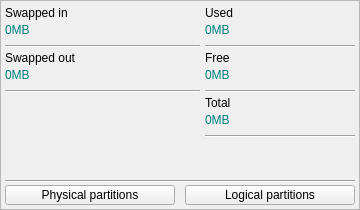
     <widget class="QFrame" name="swapexdt">
      <property name="geometry">
       <rect>
        <x>580</x>
        <y>240</y>
        <width>360</width>
        <height>210</height>
       </rect>
      </property>
      <property name="sizePolicy">
       <sizepolicy hsizetype="Fixed" vsizetype="Fixed">
        <horstretch>0</horstretch>
        <verstretch>0</verstretch>
       </sizepolicy>
      </property>
      <property name="minimumSize">
       <size>
        <width>360</width>
        <height>210</height>
       </size>
      </property>
      <property name="maximumSize">
       <size>
        <width>360</width>
        <height>210</height>
       </size>
      </property>
      <property name="frameShape">
       <enum>QFrame::StyledPanel</enum>
      </property>
      <property name="frameShadow">
       <enum>QFrame::Raised</enum>
      </property>
      <widget class="QLabel" name="swapsonm">
       <property name="geometry">
        <rect>
         <x>5</x>
         <y>65</y>
         <width>195</width>
         <height>20</height>
        </rect>
       </property>
       <property name="sizePolicy">
        <sizepolicy hsizetype="Fixed" vsizetype="Fixed">
         <horstretch>0</horstretch>
         <verstretch>0</verstretch>
        </sizepolicy>
       </property>
       <property name="minimumSize">
        <size>
         <width>195</width>
         <height>20</height>
        </size>
       </property>
       <property name="maximumSize">
        <size>
         <width>195</width>
         <height>20</height>
        </size>
       </property>
       <property name="styleSheet">
        <string notr="true">font: 15pt &quot;JetBrains Mono&quot;;
color: #008080;</string>
       </property>
       <property name="text">
        <string>0MB</string>
       </property>
      </widget>
      <widget class="Line" name="swapexl2">
       <property name="geometry">
        <rect>
         <x>5</x>
         <y>90</y>
         <width>195</width>
         <height>3</height>
        </rect>
       </property>
       <property name="sizePolicy">
        <sizepolicy hsizetype="Fixed" vsizetype="Fixed">
         <horstretch>0</horstretch>
         <verstretch>0</verstretch>
        </sizepolicy>
       </property>
       <property name="minimumSize">
        <size>
         <width>195</width>
         <height>3</height>
        </size>
       </property>
       <property name="maximumSize">
        <size>
         <width>195</width>
         <height>3</height>
        </size>
       </property>
       <property name="orientation">
        <enum>Qt::Horizontal</enum>
       </property>
      </widget>
      <widget class="QLabel" name="swapsinm">
       <property name="geometry">
        <rect>
         <x>5</x>
         <y>20</y>
         <width>195</width>
         <height>20</height>
        </rect>
       </property>
       <property name="sizePolicy">
        <sizepolicy hsizetype="Fixed" vsizetype="Fixed">
         <horstretch>0</horstretch>
         <verstretch>0</verstretch>
        </sizepolicy>
       </property>
       <property name="minimumSize">
        <size>
         <width>195</width>
         <height>20</height>
        </size>
       </property>
       <property name="maximumSize">
        <size>
         <width>195</width>
         <height>20</height>
        </size>
       </property>
       <property name="styleSheet">
        <string notr="true">font: 15pt &quot;JetBrains Mono&quot;;
color: #008080;</string>
       </property>
       <property name="text">
        <string>0MB</string>
       </property>
      </widget>
      <widget class="Line" name="swapexl1">
       <property name="geometry">
        <rect>
         <x>5</x>
         <y>45</y>
         <width>195</width>
         <height>3</height>
        </rect>
       </property>
       <property name="sizePolicy">
        <sizepolicy hsizetype="Fixed" vsizetype="Fixed">
         <horstretch>0</horstretch>
         <verstretch>0</verstretch>
        </sizepolicy>
       </property>
       <property name="minimumSize">
        <size>
         <width>195</width>
         <height>3</height>
        </size>
       </property>
       <property name="maximumSize">
        <size>
         <width>195</width>
         <height>3</height>
        </size>
       </property>
       <property name="orientation">
        <enum>Qt::Horizontal</enum>
       </property>
      </widget>
      <widget class="QLabel" name="swapsolb">
       <property name="geometry">
        <rect>
         <x>5</x>
         <y>50</y>
         <width>195</width>
         <height>15</height>
        </rect>
       </property>
       <property name="sizePolicy">
        <sizepolicy hsizetype="Fixed" vsizetype="Fixed">
         <horstretch>0</horstretch>
         <verstretch>0</verstretch>
        </sizepolicy>
       </property>
       <property name="minimumSize">
        <size>
         <width>195</width>
         <height>15</height>
        </size>
       </property>
       <property name="maximumSize">
        <size>
         <width>195</width>
         <height>15</height>
        </size>
       </property>
       <property name="styleSheet">
        <string notr="true">font: 10pt &quot;Inter&quot;;</string>
       </property>
       <property name="text">
        <string>Swapped out</string>
       </property>
      </widget>
      <widget class="QLabel" name="swapsilb">
       <property name="geometry">
        <rect>
         <x>5</x>
         <y>5</y>
         <width>195</width>
         <height>15</height>
        </rect>
       </property>
       <property name="sizePolicy">
        <sizepolicy hsizetype="Fixed" vsizetype="Fixed">
         <horstretch>0</horstretch>
         <verstretch>0</verstretch>
        </sizepolicy>
       </property>
       <property name="minimumSize">
        <size>
         <width>195</width>
         <height>15</height>
        </size>
       </property>
       <property name="maximumSize">
        <size>
         <width>195</width>
         <height>15</height>
        </size>
       </property>
       <property name="styleSheet">
        <string notr="true">font: 10pt &quot;Inter&quot;;</string>
       </property>
       <property name="text">
        <string>Swapped in</string>
       </property>
      </widget>
      <widget class="QLabel" name="swapttlb">
       <property name="geometry">
        <rect>
         <x>205</x>
         <y>95</y>
         <width>150</width>
         <height>15</height>
        </rect>
       </property>
       <property name="sizePolicy">
        <sizepolicy hsizetype="Fixed" vsizetype="Fixed">
         <horstretch>0</horstretch>
         <verstretch>0</verstretch>
        </sizepolicy>
       </property>
       <property name="minimumSize">
        <size>
         <width>150</width>
         <height>15</height>
        </size>
       </property>
       <property name="maximumSize">
        <size>
         <width>150</width>
         <height>15</height>
        </size>
       </property>
       <property name="styleSheet">
        <string notr="true">font: 10pt &quot;Inter&quot;;</string>
       </property>
       <property name="text">
        <string>Total</string>
       </property>
      </widget>
      <widget class="Line" name="swapexl4">
       <property name="geometry">
        <rect>
         <x>205</x>
         <y>90</y>
         <width>150</width>
         <height>3</height>
        </rect>
       </property>
       <property name="sizePolicy">
        <sizepolicy hsizetype="Fixed" vsizetype="Fixed">
         <horstretch>0</horstretch>
         <verstretch>0</verstretch>
        </sizepolicy>
       </property>
       <property name="minimumSize">
        <size>
         <width>150</width>
         <height>3</height>
        </size>
       </property>
       <property name="maximumSize">
        <size>
         <width>150</width>
         <height>3</height>
        </size>
       </property>
       <property name="orientation">
        <enum>Qt::Horizontal</enum>
       </property>
      </widget>
      <widget class="QLabel" name="swapfrlb">
       <property name="geometry">
        <rect>
         <x>205</x>
         <y>50</y>
         <width>150</width>
         <height>15</height>
        </rect>
       </property>
       <property name="sizePolicy">
        <sizepolicy hsizetype="Fixed" vsizetype="Fixed">
         <horstretch>0</horstretch>
         <verstretch>0</verstretch>
        </sizepolicy>
       </property>
       <property name="minimumSize">
        <size>
         <width>150</width>
         <height>15</height>
        </size>
       </property>
       <property name="maximumSize">
        <size>
         <width>150</width>
         <height>15</height>
        </size>
       </property>
       <property name="styleSheet">
        <string notr="true">font: 10pt &quot;Inter&quot;;</string>
       </property>
       <property name="text">
        <string>Free</string>
       </property>
      </widget>
      <widget class="Line" name="swapexl5">
       <property name="geometry">
        <rect>
         <x>205</x>
         <y>135</y>
         <width>150</width>
         <height>3</height>
        </rect>
       </property>
       <property name="sizePolicy">
        <sizepolicy hsizetype="Fixed" vsizetype="Fixed">
         <horstretch>0</horstretch>
         <verstretch>0</verstretch>
        </sizepolicy>
       </property>
       <property name="minimumSize">
        <size>
         <width>150</width>
         <height>3</height>
        </size>
       </property>
       <property name="maximumSize">
        <size>
         <width>150</width>
         <height>3</height>
        </size>
       </property>
       <property name="orientation">
        <enum>Qt::Horizontal</enum>
       </property>
      </widget>
      <widget class="Line" name="swapexl6">
       <property name="geometry">
        <rect>
         <x>5</x>
         <y>180</y>
         <width>350</width>
         <height>3</height>
        </rect>
       </property>
       <property name="sizePolicy">
        <sizepolicy hsizetype="Fixed" vsizetype="Fixed">
         <horstretch>0</horstretch>
         <verstretch>0</verstretch>
        </sizepolicy>
       </property>
       <property name="minimumSize">
        <size>
         <width>350</width>
         <height>3</height>
        </size>
       </property>
       <property name="maximumSize">
        <size>
         <width>350</width>
         <height>3</height>
        </size>
       </property>
       <property name="orientation">
        <enum>Qt::Horizontal</enum>
       </property>
      </widget>
      <widget class="QLabel" name="swapttnm">
       <property name="geometry">
        <rect>
         <x>205</x>
         <y>110</y>
         <width>150</width>
         <height>20</height>
        </rect>
       </property>
       <property name="sizePolicy">
        <sizepolicy hsizetype="Fixed" vsizetype="Fixed">
         <horstretch>0</horstretch>
         <verstretch>0</verstretch>
        </sizepolicy>
       </property>
       <property name="minimumSize">
        <size>
         <width>150</width>
         <height>20</height>
        </size>
       </property>
       <property name="maximumSize">
        <size>
         <width>150</width>
         <height>20</height>
        </size>
       </property>
       <property name="styleSheet">
        <string notr="true">font: 15pt &quot;JetBrains Mono&quot;;
color: #008080;</string>
       </property>
       <property name="text">
        <string>0MB</string>
       </property>
      </widget>
      <widget class="QLabel" name="swapusnm">
       <property name="geometry">
        <rect>
         <x>205</x>
         <y>20</y>
         <width>150</width>
         <height>20</height>
        </rect>
       </property>
       <property name="sizePolicy">
        <sizepolicy hsizetype="Fixed" vsizetype="Fixed">
         <horstretch>0</horstretch>
         <verstretch>0</verstretch>
        </sizepolicy>
       </property>
       <property name="minimumSize">
        <size>
         <width>150</width>
         <height>20</height>
        </size>
       </property>
       <property name="maximumSize">
        <size>
         <width>150</width>
         <height>20</height>
        </size>
       </property>
       <property name="styleSheet">
        <string notr="true">font: 15pt &quot;JetBrains Mono&quot;;
color: #008080;</string>
       </property>
       <property name="text">
        <string>0MB</string>
       </property>
      </widget>
      <widget class="QLabel" name="swapuslb">
       <property name="geometry">
        <rect>
         <x>205</x>
         <y>5</y>
         <width>150</width>
         <height>15</height>
        </rect>
       </property>
       <property name="sizePolicy">
        <sizepolicy hsizetype="Fixed" vsizetype="Fixed">
         <horstretch>0</horstretch>
         <verstretch>0</verstretch>
        </sizepolicy>
       </property>
       <property name="minimumSize">
        <size>
         <width>150</width>
         <height>15</height>
        </size>
       </property>
       <property name="maximumSize">
        <size>
         <width>150</width>
         <height>15</height>
        </size>
       </property>
       <property name="styleSheet">
        <string notr="true">font: 10pt &quot;Inter&quot;;</string>
       </property>
       <property name="text">
        <string>Used</string>
       </property>
      </widget>
      <widget class="QLabel" name="swapfrnm">
       <property name="geometry">
        <rect>
         <x>205</x>
         <y>65</y>
         <width>150</width>
         <height>20</height>
        </rect>
       </property>
       <property name="sizePolicy">
        <sizepolicy hsizetype="Fixed" vsizetype="Fixed">
         <horstretch>0</horstretch>
         <verstretch>0</verstretch>
        </sizepolicy>
       </property>
       <property name="minimumSize">
        <size>
         <width>150</width>
         <height>20</height>
        </size>
       </property>
       <property name="maximumSize">
        <size>
         <width>150</width>
         <height>20</height>
        </size>
       </property>
       <property name="styleSheet">
        <string notr="true">font: 15pt &quot;JetBrains Mono&quot;;
color: #008080;</string>
       </property>
       <property name="text">
        <string>0MB</string>
       </property>
      </widget>
      <widget class="Line" name="swapexl3">
       <property name="geometry">
        <rect>
         <x>205</x>
         <y>45</y>
         <width>150</width>
         <height>3</height>
        </rect>
       </property>
       <property name="sizePolicy">
        <sizepolicy hsizetype="Fixed" vsizetype="Fixed">
         <horstretch>0</horstretch>
         <verstretch>0</verstretch>
        </sizepolicy>
       </property>
       <property name="minimumSize">
        <size>
         <width>150</width>
         <height>3</height>
        </size>
       </property>
       <property name="maximumSize">
        <size>
         <width>150</width>
         <height>3</height>
        </size>
       </property>
       <property name="orientation">
        <enum>Qt::Horizontal</enum>
       </property>
      </widget>
      <widget class="QPushButton" name="swphexbt">
       <property name="geometry">
        <rect>
         <x>5</x>
         <y>185</y>
         <width>170</width>
         <height>20</height>
        </rect>
       </property>
       <property name="sizePolicy">
        <sizepolicy hsizetype="Fixed" vsizetype="Fixed">
         <horstretch>0</horstretch>
         <verstretch>0</verstretch>
        </sizepolicy>
       </property>
       <property name="minimumSize">
        <size>
         <width>170</width>
         <height>20</height>
        </size>
       </property>
       <property name="maximumSize">
        <size>
         <width>170</width>
         <height>20</height>
        </size>
       </property>
       <property name="styleSheet">
        <string notr="true">font: 10pt &quot;Inter&quot;;</string>
       </property>
       <property name="text">
        <string>Physical partitions</string>
       </property>
      </widget>
      <widget class="QPushButton" name="swlgexbt">
       <property name="geometry">
        <rect>
         <x>185</x>
         <y>185</y>
         <width>170</width>
         <height>20</height>
        </rect>
       </property>
       <property name="sizePolicy">
        <sizepolicy hsizetype="Fixed" vsizetype="Fixed">
         <horstretch>0</horstretch>
         <verstretch>0</verstretch>
        </sizepolicy>
       </property>
       <property name="minimumSize">
        <size>
         <width>170</width>
         <height>20</height>
        </size>
       </property>
       <property name="maximumSize">
        <size>
         <width>170</width>
         <height>20</height>
        </size>
       </property>
       <property name="styleSheet">
        <string notr="true">font: 10pt &quot;Inter&quot;;</string>
       </property>
       <property name="text">
        <string>Logical partitions</string>
       </property>
      </widget>
     </widget>
